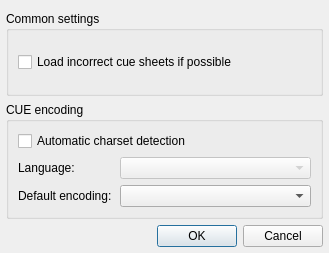
<?xml version="1.0" encoding="UTF-8"?>
<ui version="4.0">
 <class>CueSettingsDialog</class>
 <widget class="QDialog" name="CueSettingsDialog">
  <property name="geometry">
   <rect>
    <x>0</x>
    <y>0</y>
    <width>329</width>
    <height>253</height>
   </rect>
  </property>
  <property name="windowTitle">
   <string>CUE Plugin Settings</string>
  </property>
  <layout class="QVBoxLayout" name="verticalLayout_2">
   <property name="leftMargin">
    <number>6</number>
   </property>
   <property name="rightMargin">
    <number>6</number>
   </property>
   <property name="bottomMargin">
    <number>6</number>
   </property>
   <item>
    <widget class="QGroupBox" name="groupBox_2">
     <property name="title">
      <string>Common settings</string>
     </property>
     <layout class="QVBoxLayout" name="verticalLayout">
      <item>
       <widget class="QCheckBox" name="dirtyCueCheckBox">
        <property name="text">
         <string>Load incorrect cue sheets if possible</string>
        </property>
       </widget>
      </item>
     </layout>
    </widget>
   </item>
   <item>
    <widget class="QGroupBox" name="groupBox">
     <property name="title">
      <string>CUE encoding</string>
     </property>
     <layout class="QGridLayout" name="gridLayout">
      <item row="0" column="0" colspan="3">
       <widget class="QCheckBox" name="autoCharsetCheckBox">
        <property name="text">
         <string>Automatic charset detection</string>
        </property>
       </widget>
      </item>
      <item row="1" column="0">
       <widget class="QLabel" name="label">
        <property name="enabled">
         <bool>true</bool>
        </property>
        <property name="text">
         <string>Language:</string>
        </property>
       </widget>
      </item>
      <item row="1" column="1" colspan="2">
       <widget class="QComboBox" name="encaAnalyserComboBox">
        <property name="enabled">
         <bool>false</bool>
        </property>
       </widget>
      </item>
      <item row="2" column="0">
       <widget class="QLabel" name="label_17_2_2">
        <property name="focusPolicy">
         <enum>Qt::TabFocus</enum>
        </property>
        <property name="layoutDirection">
         <enum>Qt::LeftToRight</enum>
        </property>
        <property name="text">
         <string>Default encoding:</string>
        </property>
        <property name="alignment">
         <set>Qt::AlignLeading|Qt::AlignLeft|Qt::AlignVCenter</set>
        </property>
       </widget>
      </item>
      <item row="2" column="1" colspan="2">
       <widget class="QComboBox" name="cueEncComboBox"/>
      </item>
     </layout>
    </widget>
   </item>
   <item>
    <widget class="QDialogButtonBox" name="buttonBox">
     <property name="standardButtons">
      <set>QDialogButtonBox::Cancel|QDialogButtonBox::Ok</set>
     </property>
    </widget>
   </item>
  </layout>
 </widget>
 <resources/>
 <connections>
  <connection>
   <sender>buttonBox</sender>
   <signal>accepted()</signal>
   <receiver>CueSettingsDialog</receiver>
   <slot>accept()</slot>
   <hints>
    <hint type="sourcelabel">
     <x>196</x>
     <y>112</y>
    </hint>
    <hint type="destinationlabel">
     <x>95</x>
     <y>53</y>
    </hint>
   </hints>
  </connection>
  <connection>
   <sender>buttonBox</sender>
   <signal>rejected()</signal>
   <receiver>CueSettingsDialog</receiver>
   <slot>reject()</slot>
   <hints>
    <hint type="sourcelabel">
     <x>216</x>
     <y>112</y>
    </hint>
    <hint type="destinationlabel">
     <x>130</x>
     <y>63</y>
    </hint>
   </hints>
  </connection>
  <connection>
   <sender>autoCharsetCheckBox</sender>
   <signal>toggled(bool)</signal>
   <receiver>encaAnalyserComboBox</receiver>
   <slot>setEnabled(bool)</slot>
   <hints>
    <hint type="sourcelabel">
     <x>90</x>
     <y>40</y>
    </hint>
    <hint type="destinationlabel">
     <x>166</x>
     <y>64</y>
    </hint>
   </hints>
  </connection>
 </connections>
</ui>
